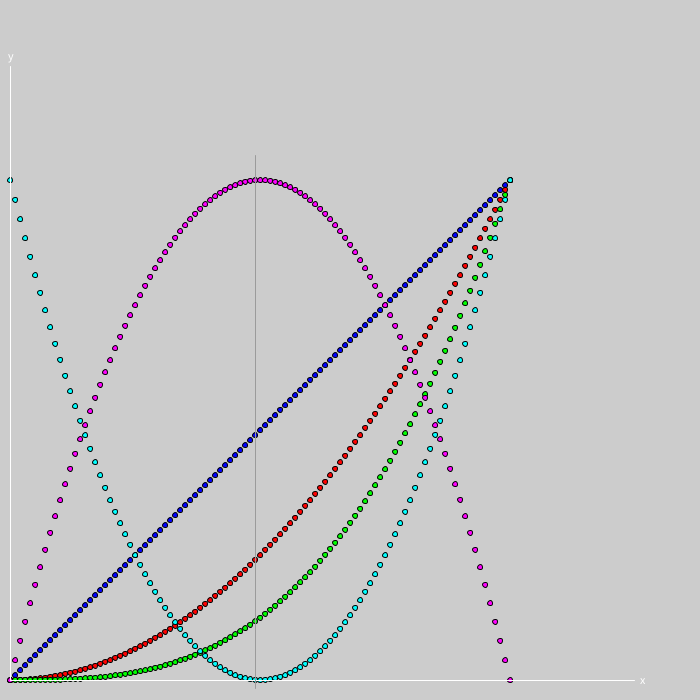
Frame 1 (no input)
Frame 60 (the mouse pressed at the canvas centre just before this capture): identical to frame 1, image omitted
Frame 120 (the mouse held since frame 60 and released just before this capture): identical to frame 1, image omitted

The Processing sketch that drew this single still picture (run headless with seeded random() and noise(); from frame 60 on, the mouse is pressed at the canvas centre):

// Processing sketch: coord1
// ── coord1.pde


float factor = 5.0; 

void setup() {
  size(700, 700); 

  float max = 100.0;// initial range max 
  float result; 

  for (float n = 0; n <= max; n++) {
    println(n);

    // normal map()
    result = map(n, 0, max, 0, 100) ; 
    output(n, result, color(2, 2, 255)); // BLUE 

    // map Squared
    result = mapSquared(n, 0, max, 0, 100);
    output(n, result, color(255, 2, 2)); // RED 

    // map Cubed
    result = mapCubed(n, 0, max, 0, 100);
    output(n, result, color(2, 255, 2));//GREEN 

    // map New I (an U-like parabole)
    result = mapNew(n, 0, max, 0, 100);
    output(n, result, color(2, 255, 255));//

    // map New II (an inverse U-like parabole)
    result = mapNew2(n, 0, max, 0, 100);
    output(n, result, color(255, 2, 255));// 
    println("");
  } // for 

  // Coord --- 
  coordSystem();
}

void draw() {
  //
}

void output(float n, float resultLocal, color colLocal) {
  fill(colLocal); //COLOR 
  ellipse(n*factor+10, height-20-factor*resultLocal, 5, 5); 
  print("\t " +  resultLocal);
}

void coordSystem() {
  // Coord --- 
  float n=0; 
  stroke(255); 

  line (n*factor+10, height-20-0, 
    width-66, height-20-0 );
  fill(255); 
  text("x", width-66+6, height-20-0+4);

  line (n*factor+10, height-20-0, 
    n*factor+10, 66);
  fill(255); 
  text("y", n*factor+10-2, 66-6);

  // vertical center line |
  stroke(155); 
  n=100.0;
  float xValue=n*factor+10;
  xValue=xValue/2; 
  line (xValue, height-12, 
    xValue, 155);
}

float mapSquared(float value, float start1, float stop1, float start2, float stop2) {
  float inT = map(value, start1, stop1, 0, 1);
  float outT = inT * inT;
  return map(outT, 0, 1, start2, stop2);
}

float mapCubed(float value, float start1, float stop1, float start2, float stop2) {
  float inT = map(value, start1, stop1, 0, 1);
  float outT = inT * inT * inT;
  return map(outT, 0, 1, start2, stop2);
}

float mapNew(float value, float start1, float stop1, float start2, float stop2) {
  float inT = map(value, start1, stop1, -1, 1);
  float outT = inT * inT;
  return map(outT, 0, 1, start2, stop2);
}

float mapNew2(float value, float start1, float stop1, float start2, float stop2) {
  float inT = map(value, start1, stop1, -1, 1);
  float outT = inT * inT;
  return stop2- map(outT, 0, 1, start2, stop2);
}
// 
